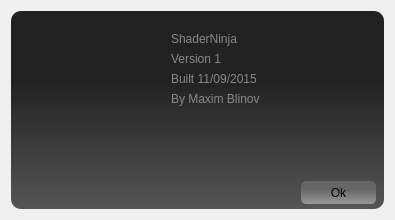
<?xml version="1.0" encoding="UTF-8"?>
<ui version="4.0">
 <class>DialogAbout</class>
 <widget class="QDialog" name="DialogAbout">
  <property name="windowModality">
   <enum>Qt::ApplicationModal</enum>
  </property>
  <property name="enabled">
   <bool>true</bool>
  </property>
  <property name="geometry">
   <rect>
    <x>0</x>
    <y>0</y>
    <width>395</width>
    <height>220</height>
   </rect>
  </property>
  <property name="sizePolicy">
   <sizepolicy hsizetype="Preferred" vsizetype="Preferred">
    <horstretch>0</horstretch>
    <verstretch>0</verstretch>
   </sizepolicy>
  </property>
  <property name="mouseTracking">
   <bool>false</bool>
  </property>
  <property name="windowTitle">
   <string>About ShaderNinja</string>
  </property>
  <property name="windowOpacity">
   <double>1.000000000000000</double>
  </property>
  <property name="styleSheet">
   <string notr="true">#mainFrame {
	border: 0px;
	border-radius: 10px;
	background: QLinearGradient(x1: 0, y1: 0.35, x2: 0, y2: 1, stop: 0 #222, stop: 1 #555);
	font: 10pt &quot;MS Shell Dlg 2&quot;;
}

#buttonOk {
	border-radius: 5px;
	background: QLinearGradient(x1: 0, y1: 0.35, x2: 0, y2: 1, stop: 0 #666, stop: 1 #999);
}

#labelCompilationDate1 {
	font: 10pt &quot;MS Shell Dlg 2&quot;;
	color: #888;
}

#labelSN {
	font: 10pt &quot;MS Shell Dlg 2&quot;;
	color: #888;
}

#labelVersion {
	font: 10pt &quot;MS Shell Dlg 2&quot;;
	color: #888;
}

#labelAuthor {
	font: 10pt &quot;MS Shell Dlg 2&quot;;
	color: #888;
}</string>
  </property>
  <property name="modal">
   <bool>true</bool>
  </property>
  <layout class="QVBoxLayout" name="verticalLayout">
   <item>
    <widget class="QFrame" name="mainFrame">
     <property name="styleSheet">
      <string notr="true"/>
     </property>
     <property name="frameShape">
      <enum>QFrame::NoFrame</enum>
     </property>
     <property name="frameShadow">
      <enum>QFrame::Plain</enum>
     </property>
     <widget class="QLabel" name="SNLogo">
      <property name="geometry">
       <rect>
        <x>10</x>
        <y>10</y>
        <width>131</width>
        <height>101</height>
       </rect>
      </property>
      <property name="text">
       <string/>
      </property>
      <property name="pixmap">
       <pixmap resource="icons.qrc">:/icons/icons/snlogo128.png</pixmap>
      </property>
     </widget>
     <widget class="QLabel" name="labelSN">
      <property name="geometry">
       <rect>
        <x>160</x>
        <y>20</y>
        <width>74</width>
        <height>16</height>
       </rect>
      </property>
      <property name="text">
       <string>ShaderNinja</string>
      </property>
     </widget>
     <widget class="QLabel" name="labelAuthor">
      <property name="geometry">
       <rect>
        <x>160</x>
        <y>80</y>
        <width>91</width>
        <height>16</height>
       </rect>
      </property>
      <property name="text">
       <string>By Maxim Blinov</string>
      </property>
     </widget>
     <widget class="QLabel" name="labelVersion">
      <property name="geometry">
       <rect>
        <x>160</x>
        <y>40</y>
        <width>161</width>
        <height>16</height>
       </rect>
      </property>
      <property name="text">
       <string>Version 1</string>
      </property>
     </widget>
     <widget class="QPushButton" name="buttonOk">
      <property name="geometry">
       <rect>
        <x>290</x>
        <y>170</y>
        <width>75</width>
        <height>23</height>
       </rect>
      </property>
      <property name="text">
       <string>Ok</string>
      </property>
      <property name="flat">
       <bool>false</bool>
      </property>
     </widget>
     <widget class="QLabel" name="labelCompilationDate1">
      <property name="geometry">
       <rect>
        <x>160</x>
        <y>60</y>
        <width>141</width>
        <height>16</height>
       </rect>
      </property>
      <property name="text">
       <string>Built 11/09/2015</string>
      </property>
     </widget>
    </widget>
   </item>
  </layout>
 </widget>
 <resources>
  <include location="icons.qrc"/>
 </resources>
 <connections/>
</ui>
